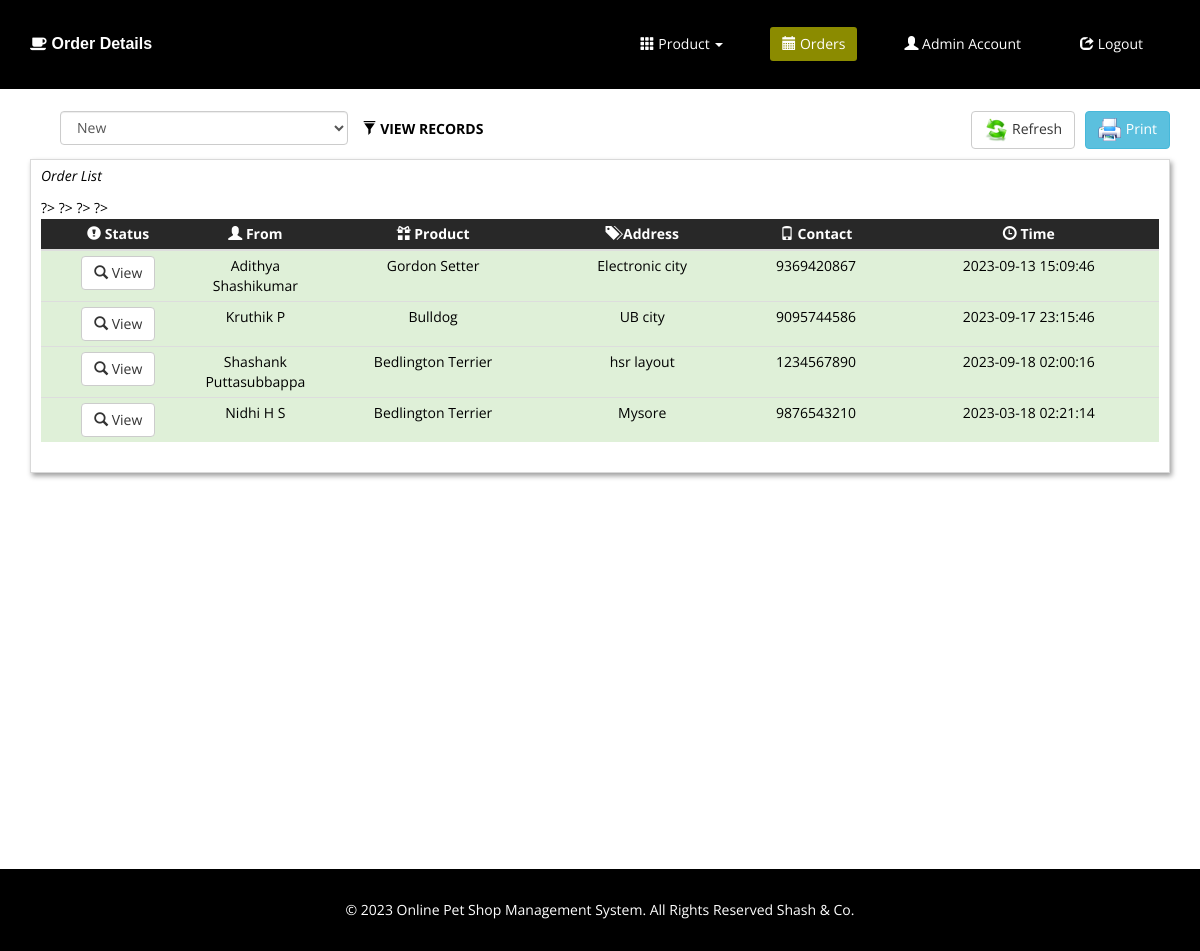
The app's page /includes/admin.php with its own data.
### tables this page shows
CREATE TABLE `tblorders` (
  `id` int(11) NOT NULL,
  `cname` varchar(50) DEFAULT NULL,
  `address` varchar(100) DEFAULT NULL,
  `contact` varchar(50) DEFAULT NULL,
  `cnpoid` int(11) DEFAULT NULL,
  `oqty` int(11) DEFAULT NULL,
  `ostatus` varchar(50) DEFAULT NULL,
  `timestamp` timestamp NOT NULL DEFAULT current_timestamp() ON UPDATE current_timestamp(),
  `otype` varchar(50) DEFAULT NULL,
  `datepickup` date DEFAULT NULL
);

CREATE TABLE `tblcnp` (
  `id` int(11) NOT NULL,
  `name` varchar(50) DEFAULT NULL,
  `price` float DEFAULT NULL,
  `description` varchar(50) DEFAULT NULL,
  `image` varchar(250) DEFAULT NULL,
  `status` varchar(50) DEFAULT NULL
);

### includes/admin.php (the view, shortened to what this page needs)
<!DOCTYPE html>
<html lang="en">
<head>
    <link href="css/bootstrap.css" rel="stylesheet">
    <link href="css/bootstrap.min.css" rel="stylesheet">
    <link href="css/font-awesome.min.css" rel="stylesheet">
    <link href="css/animate.min.css" rel="stylesheet">
    <link href="css/prettyPhoto.css" rel="stylesheet">
    <link href="css/main.css" rel="stylesheet">
    <link href="css/responsive.css" rel="stylesheet">
</head>
<body>
     <nav class="navbar navbar-inverse" role="banner">
            <div class="container">
                <div class="navbar-header">
                     <a href="index.php"><h4 class="wow fadeInDown" style="margin-top:20px; color:#FFF;"><i class="fa fa-coffee"></i> Order Details</h4></a>
                </div>
                <div class="collapse navbar-collapse navbar-right">
                    <ul class="nav navbar-nav">
                        <li class="dropdown"><a class="dropdown-toggle wow fadeInDown" data-toggle="dropdown" href="#"><span class="glyphicon glyphicon-th"></span> Product <span class="caret"></span></a>
                        </li>
                        <li id="reservation" class=" active wow fadeInDown"><a href="index.php"><span class="glyphicon glyphicon-calendar"></span> Orders</a></li>
                        <li id="admin" class="wow fadeInDown"><a href="adminacc.php"><span class="glyphicon glyphicon-user"></span> Admin Account</a></li>
                        <li id="logout" class="wow fadeInDown"><a id="logoutbtn" href='<?php echo "logout_process.php?logout=1"?>'><span class="glyphicon glyphicon-share"></span> Logout</a></li>
                    </ul>
                </div>
            </div>
        </nav>
<br>
<div class="container">
   <form id="formFilter" name="formFilter" action="admin_reservefilter.php" method="POST" class="pull-left col-md-7 hidden-print">
        <div class="form-horizontal wow fadeInDown">
                <label for="filter" class="control-label">  <i class="glyphicon glyphicon-filter"></i> VIEW RECORDS</label>
            <div class="col-md-6">
                <select name="filter" id="filter" class="form-control">
                    <option value="New">New</option>
                </select>
            </div>
        </div>
    </form>
    <a href="" onClick="window.print();return false" class="btn btn-info pull-right hidden-print wow fadeInDown"><img src="images/ico/printer.ico" style="max-width: 24px; max-height: 24px;"> Print</a>
    <a href="index.php" class="btn btn-default pull-right hidden-print wow fadeInDown" style="margin-right:10px;"><img src="images/ico/refresh.png" style="max-width: 24px; max-height: 24px;"> Refresh</a>
    <div class="col-md-12" style="border: solid #D9D9D9 1px; padding: 10px; padding-top: 5px; box-shadow: #9F9F9F 2px 3px 5px; margin-top: 10px;">
   		<p class="wow fadeInDown"><em>Order List</em></p>
        <table class="table table-hover table-condensed wow fadeInDown">
            <thead style="background-color:#282828; color:#fff;">
                <tr>
                    <th class="hidden-print" style="text-align:center;"> <span class="glyphicon glyphicon-exclamation-sign"></span> Status</th>
                    <th width="120px" style="text-align:center;"><span class="glyphicon glyphicon-user"></span> From </th>
                    <th style="text-align:center;"><span class="glyphicon glyphicon-gift"></span>  Product </th>
                    <th style="text-align:center;"><span class="glyphicon glyphicon-tags"></span>  Address </th>
                    <th style="text-align:center;"><span class="glyphicon glyphicon-phone"></span>  Contact </th>
                    <th style="text-align:center;"><span class="glyphicon glyphicon-time"></span> Time </th>
                </tr>
            </thead>
            <tbody id="tablebody">
               <?php include('includes/dbconn.php');
			   $sql = ("SELECT tblcnp.*,tblorders.*
			   								FROM tblorders LEFT JOIN
											tblcnp ON tblorders.cnpoid = tblcnp.id WHERE tblorders.ostatus = 'New' order by tblorders.id LIMIT 0,30 ") or die (mysqli_error());
        $result=mysqli_query($con, $sql);
				if(mysqli_num_rows($result)>0){
					while($row = mysqli_fetch_assoc($result)){
						$total = $row['price'] * $row['oqty'];?>
               <tr class="success" style="cursor:pointer;">
           		 <td style="text-align:center;"><a href="#viewModal<?php echo $row['id']?>" data-toggle="modal" data-target="#viewModal<?php echo $row['id']?>" class="btn btn-default"><i class="glyphicon glyphicon-search"></i> View</a></td>
                <td style="text-align:center;"><?php echo $row['cname'];?></td>
                <td style="text-align:center;"><?php echo $row['name'];?></td>
                <td style="text-align:center;"><?php echo $row['address'];?></td>
                <td style="text-align:center;"><?php echo $row['contact'];?></td>
                <td style="text-align:center;"><?php echo $row['timestamp'];?></td>
               </tr>
               <?php }}?>
            </tbody>
        </table>
    </div>
</div>
<br><br><br><br><br><br><br><br><br><br><br><br><br><br><br><br><br><br>
    <footer id="footer" class="midnight-blue">
        <div class="container">
            <div class="row">
                <div class="col-sm-12">
                    <center>&copy; 2023 <a target="_blank" href="#" title="#">Online Pet Shop Management System</a>. All Rights Reserved Shash & Co.</center>
                </div>
            </div>
        </div>
    </footer>
</body>
</html>

### css/main.css (style rules this page uses)
body { background: #fff; font-family: 'Open Sans', sans-serif; color:#000; line-height: 22px; }
h1, h2, h3, h4, h5, h6 { font-weight:bold; font-family:Verdana, Geneva, sans-serif; color:#8B8B00; }
h4 { font-size: 16px; }
a { color: #000; -webkit-transition: color 300ms, background-color 300ms; -moz-transition: color 300ms, background-color 300ms; -o-transition: color 300ms, background-color 300ms; transition: color 300ms, background-color 300ms; }
.navbar { border-radius: 0; margin-bottom: 0; background: #000; padding: 15px 0; padding-bottom: 0; }
.navbar-nav { margin-top: 12px; }
.navbar-nav>li { margin-left: 35px; padding-bottom: 28px; }
.navbar-inverse .navbar-nav > li > a { padding: 5px 12px; margin: 0; border-radius: 3px; color: #fff; line-height: 24px; display: inline-block; }
.navbar-inverse { border: none; }
.navbar-inverse .navbar-nav > .active > a, .navbar-inverse .navbar-nav > .active > a:hover, .navbar-inverse .navbar-nav > .active > a:focus, .navbar-inverse .navbar-nav > .open > a, .navbar-inverse .navbar-nav > .open > a:hover, .navbar-inverse .navbar-nav > .open > a:focus { background-color: #8B8B00; color: #fff; }
.navbar-inverse .navbar-collapse, .navbar-inverse .navbar-form { border-top: 0; padding-bottom: 0; }
#footer { padding-top: 30px; padding-bottom: 30px; color: #fff; background: #000; }
#footer a { color: #fff; }
table { width:100%; }

### records on screen
tblorders: cname "Adithya Shashikumar", tblcnp.name "Gordon Setter", address "Electronic city", contact "9369420867", timestamp "2023-09-13 15:09:46"
tblorders: cname "Kruthik P", tblcnp.name "Bulldog", address "UB city", contact "9095744586", timestamp "2023-09-17 23:15:46"
tblorders: cname "Shashank Puttasubbappa", tblcnp.name "Bedlington Terrier", address "hsr layout", contact "1234567890", timestamp "2023-09-18 02:00:16"
tblorders: cname "Nidhi H S", tblcnp.name "Bedlington Terrier", address "Mysore", contact "9876543210", timestamp "2023-03-18 02:21:14"
